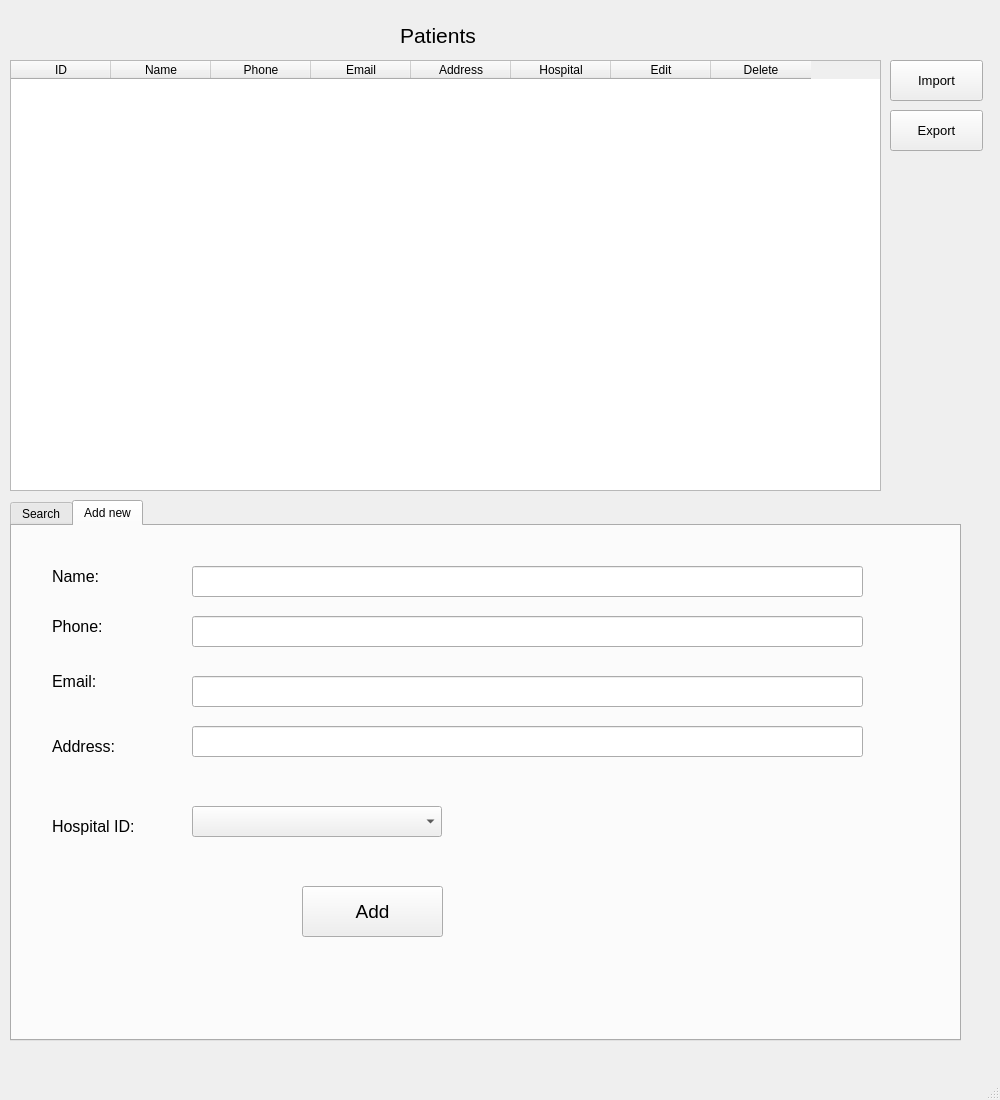
<?xml version="1.0" encoding="UTF-8"?>
<ui version="4.0">
 <class>patient_window</class>
 <widget class="QMainWindow" name="patient_window">
  <property name="geometry">
   <rect>
    <x>0</x>
    <y>0</y>
    <width>1000</width>
    <height>1100</height>
   </rect>
  </property>
  <property name="maximumSize">
   <size>
    <width>1000</width>
    <height>1100</height>
   </size>
  </property>
  <property name="windowTitle">
   <string>Patient Manage</string>
  </property>
  <widget class="QWidget" name="centralwidget">
   <widget class="QPushButton" name="pushButton_2">
    <property name="geometry">
     <rect>
      <x>890</x>
      <y>110</y>
      <width>93</width>
      <height>41</height>
     </rect>
    </property>
    <property name="font">
     <font>
      <pointsize>10</pointsize>
     </font>
    </property>
    <property name="text">
     <string>Export</string>
    </property>
   </widget>
   <widget class="QTableWidget" name="tableWidget">
    <property name="geometry">
     <rect>
      <x>10</x>
      <y>60</y>
      <width>871</width>
      <height>431</height>
     </rect>
    </property>
    <column>
     <property name="text">
      <string>ID</string>
     </property>
    </column>
    <column>
     <property name="text">
      <string>Name</string>
     </property>
    </column>
    <column>
     <property name="text">
      <string>Phone</string>
     </property>
    </column>
    <column>
     <property name="text">
      <string>Email</string>
     </property>
    </column>
    <column>
     <property name="text">
      <string>Address</string>
     </property>
    </column>
    <column>
     <property name="text">
      <string>Hospital</string>
     </property>
    </column>
    <column>
     <property name="text">
      <string>Edit</string>
     </property>
    </column>
    <column>
     <property name="text">
      <string>Delete</string>
     </property>
    </column>
   </widget>
   <widget class="QTabWidget" name="tabWidget">
    <property name="geometry">
     <rect>
      <x>10</x>
      <y>500</y>
      <width>951</width>
      <height>541</height>
     </rect>
    </property>
    <property name="currentIndex">
     <number>1</number>
    </property>
    <widget class="QWidget" name="tab">
     <attribute name="title">
      <string>Search</string>
     </attribute>
     <widget class="QGroupBox" name="groupBox">
      <property name="geometry">
       <rect>
        <x>10</x>
        <y>10</y>
        <width>921</width>
        <height>161</height>
       </rect>
      </property>
      <property name="title">
       <string>Search patients</string>
      </property>
      <widget class="QLabel" name="label_2">
       <property name="geometry">
        <rect>
         <x>30</x>
         <y>30</y>
         <width>61</width>
         <height>16</height>
        </rect>
       </property>
       <property name="font">
        <font>
         <pointsize>11</pointsize>
         <weight>75</weight>
         <bold>true</bold>
        </font>
       </property>
       <property name="text">
        <string>Name:</string>
       </property>
      </widget>
      <widget class="QLineEdit" name="lineEdit">
       <property name="geometry">
        <rect>
         <x>110</x>
         <y>21</y>
         <width>751</width>
         <height>41</height>
        </rect>
       </property>
      </widget>
      <widget class="QPushButton" name="pushButton_3">
       <property name="geometry">
        <rect>
         <x>390</x>
         <y>80</y>
         <width>151</width>
         <height>41</height>
        </rect>
       </property>
       <property name="font">
        <font>
         <pointsize>12</pointsize>
        </font>
       </property>
       <property name="text">
        <string>Search patient</string>
       </property>
      </widget>
     </widget>
    </widget>
    <widget class="QWidget" name="tab_2">
     <attribute name="title">
      <string>Add new</string>
     </attribute>
     <widget class="QLabel" name="label_4">
      <property name="geometry">
       <rect>
        <x>40</x>
        <y>20</y>
        <width>81</width>
        <height>61</height>
       </rect>
      </property>
      <property name="font">
       <font>
        <pointsize>12</pointsize>
        <weight>50</weight>
        <bold>false</bold>
       </font>
      </property>
      <property name="text">
       <string>Name:</string>
      </property>
     </widget>
     <widget class="QLabel" name="label_5">
      <property name="geometry">
       <rect>
        <x>40</x>
        <y>70</y>
        <width>81</width>
        <height>61</height>
       </rect>
      </property>
      <property name="font">
       <font>
        <pointsize>12</pointsize>
        <weight>50</weight>
        <bold>false</bold>
       </font>
      </property>
      <property name="text">
       <string>Phone:</string>
      </property>
     </widget>
     <widget class="QLabel" name="label_6">
      <property name="geometry">
       <rect>
        <x>40</x>
        <y>190</y>
        <width>81</width>
        <height>61</height>
       </rect>
      </property>
      <property name="font">
       <font>
        <pointsize>12</pointsize>
        <weight>50</weight>
        <bold>false</bold>
       </font>
      </property>
      <property name="text">
       <string>Address:</string>
      </property>
     </widget>
     <widget class="QLineEdit" name="lineEdit_2">
      <property name="geometry">
       <rect>
        <x>180</x>
        <y>40</y>
        <width>671</width>
        <height>31</height>
       </rect>
      </property>
     </widget>
     <widget class="QLineEdit" name="lineEdit_3">
      <property name="geometry">
       <rect>
        <x>180</x>
        <y>90</y>
        <width>671</width>
        <height>31</height>
       </rect>
      </property>
     </widget>
     <widget class="QLineEdit" name="lineEdit_4">
      <property name="geometry">
       <rect>
        <x>180</x>
        <y>200</y>
        <width>671</width>
        <height>31</height>
       </rect>
      </property>
     </widget>
     <widget class="QPushButton" name="pushButton_4">
      <property name="geometry">
       <rect>
        <x>290</x>
        <y>360</y>
        <width>141</width>
        <height>51</height>
       </rect>
      </property>
      <property name="font">
       <font>
        <pointsize>14</pointsize>
       </font>
      </property>
      <property name="text">
       <string>Add</string>
      </property>
     </widget>
     <widget class="QLabel" name="label_8">
      <property name="geometry">
       <rect>
        <x>40</x>
        <y>270</y>
        <width>111</width>
        <height>61</height>
       </rect>
      </property>
      <property name="font">
       <font>
        <pointsize>12</pointsize>
        <weight>50</weight>
        <bold>false</bold>
       </font>
      </property>
      <property name="text">
       <string>Hospital ID:</string>
      </property>
     </widget>
     <widget class="QLineEdit" name="lineEdit_7">
      <property name="geometry">
       <rect>
        <x>180</x>
        <y>150</y>
        <width>671</width>
        <height>31</height>
       </rect>
      </property>
     </widget>
     <widget class="QLabel" name="label_9">
      <property name="geometry">
       <rect>
        <x>40</x>
        <y>130</y>
        <width>71</width>
        <height>51</height>
       </rect>
      </property>
      <property name="font">
       <font>
        <pointsize>12</pointsize>
        <weight>50</weight>
        <bold>false</bold>
       </font>
      </property>
      <property name="text">
       <string>Email:</string>
      </property>
     </widget>
     <widget class="QComboBox" name="comboBox">
      <property name="geometry">
       <rect>
        <x>180</x>
        <y>280</y>
        <width>250</width>
        <height>31</height>
       </rect>
      </property>
     </widget>
    </widget>
   </widget>
   <widget class="QLabel" name="label">
    <property name="geometry">
     <rect>
      <x>400</x>
      <y>0</y>
      <width>211</width>
      <height>71</height>
     </rect>
    </property>
    <property name="font">
     <font>
      <pointsize>16</pointsize>
     </font>
    </property>
    <property name="text">
     <string>Patients</string>
    </property>
   </widget>
   <widget class="QPushButton" name="pushButton">
    <property name="geometry">
     <rect>
      <x>890</x>
      <y>60</y>
      <width>93</width>
      <height>41</height>
     </rect>
    </property>
    <property name="font">
     <font>
      <pointsize>10</pointsize>
     </font>
    </property>
    <property name="text">
     <string>Import</string>
    </property>
   </widget>
  </widget>
  <widget class="QMenuBar" name="menubar">
   <property name="geometry">
    <rect>
     <x>0</x>
     <y>0</y>
     <width>1000</width>
     <height>26</height>
    </rect>
   </property>
  </widget>
  <widget class="QStatusBar" name="statusbar"/>
 </widget>
 <resources/>
 <connections/>
</ui>
